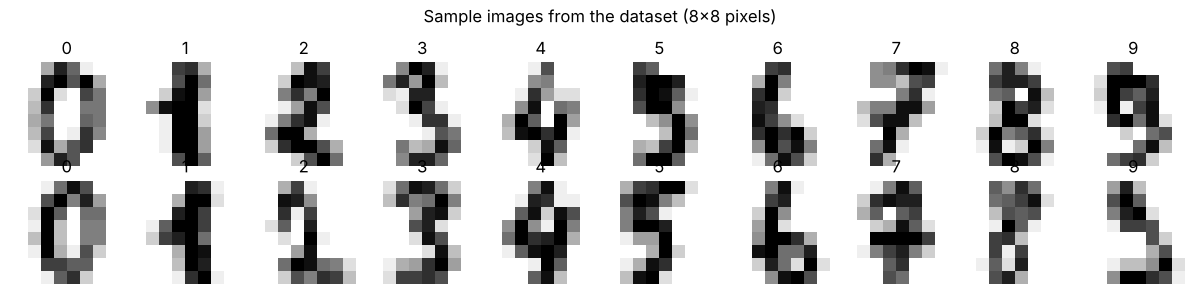
#> input picture models/sample_digits.png, 1200 x 300 px
$ python -i preprocess.py   (imports and definitions only)
#> lines starting #> are read from the running program, lines starting #| are printed output that depends on the picture; after the words box and inside, x2 and y2 are one past the last pixel; in counts of white or black regions, pixels touching at a corner belong together
#> further down, picture is the input picture: shape (300, 1200); min 0, max 255, mean 207.4
"""
preprocess.py
-------------
Turns a user's drawing / photo of a digit into the 8x8 format the model was
trained on (the scikit-learn `digits` dataset: 8x8 pixels, values 0-16,
white digit on black background, digit centred).

Steps:
  1. Convert to grayscale
  2. Make the digit light on a dark background (auto-detect or forced)
  3. Remove background noise (Otsu threshold)
  4. Crop tightly around the digit
  5. Scale the digit to the full height of the box (keeps the aspect ratio)
     and centre it - exactly how the training images are framed
  6. Shrink to 8x8 and scale pixel values to 0-16
"""

import cv2
import numpy as np
from PIL import Image


def image_to_gray(img):
    """PIL image -> 2D float array (0-255). Transparent pixels become white."""
    if img.mode in ("RGBA", "LA", "P"):
        img = img.convert("RGBA")
        background = Image.new("RGBA", img.size, (255, 255, 255, 255))
        img = Image.alpha_composite(background, img)
    return np.array(img.convert("L"), dtype=np.float32)


def preprocess_gray(gray, invert=None):
    """
    gray   : 2D array, values 0-255
    invert : True  -> input is a dark digit on light paper (flip it)
             False -> input is already a light digit on dark background
             None  -> decide automatically from the border pixels

    Returns (features, small_image) or None if no digit was found.
        features    : array of shape (1, 64), values 0-16
        small_image : array of shape (8, 8), values 0-16
    """
    g = gray.astype(np.float32)

    if invert is None:
        border = np.concatenate([g[0, :], g[-1, :], g[:, 0], g[:, -1]])
#> border = 3000 values from 255 to 255
        invert = np.median(border) > 127
#> invert = True
    if invert:
        g = 255.0 - g
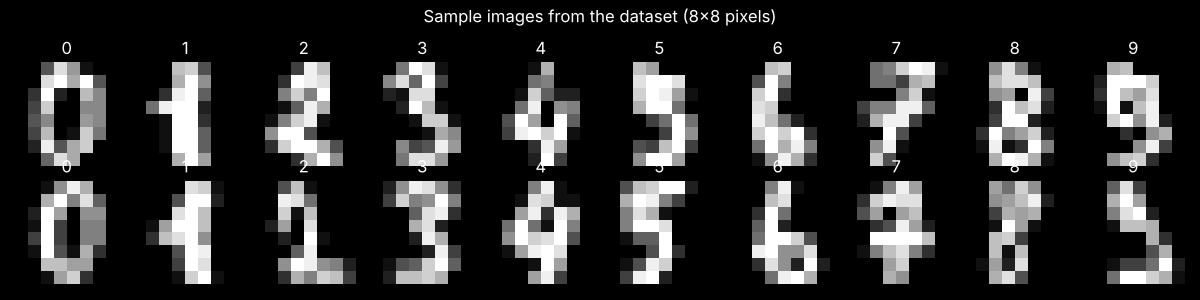
#> g: shape (300, 1200) float32; min 0, max 255, mean 47.6

    g = g - g.min()
    if g.max() < 20:  # blank canvas
        return None
    g = g / g.max()

    # Otsu threshold separates ink from background / paper noise
    g8 = (g * 255).astype(np.uint8)
    blurred = cv2.GaussianBlur(g8, (5, 5), 0)
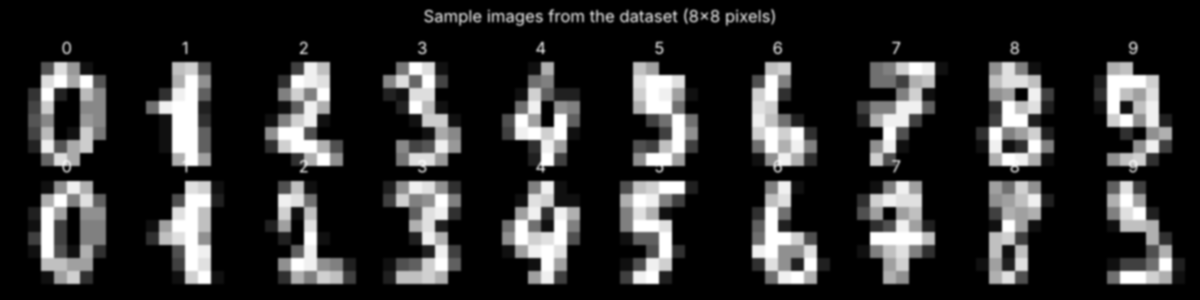
#> blurred: shape (300, 1200); min 0, max 255, mean 47.6
    _, mask = cv2.threshold(blurred, 0, 255, cv2.THRESH_BINARY + cv2.THRESH_OTSU)
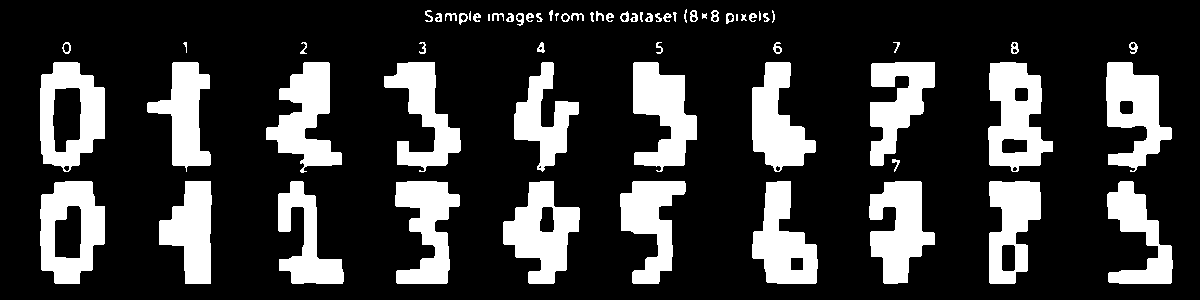
#> mask: shape (300, 1200); 21.8% white; 68 white regions (5 under 20 px), largest, box (x1, y1, x2, y2) and area: (988, 62, 1053, 172) 4437, (503, 181, 580, 284) 4302, (633, 62, 697, 172) 4232
    cleaned = np.where(mask > 0, g, 0.0)
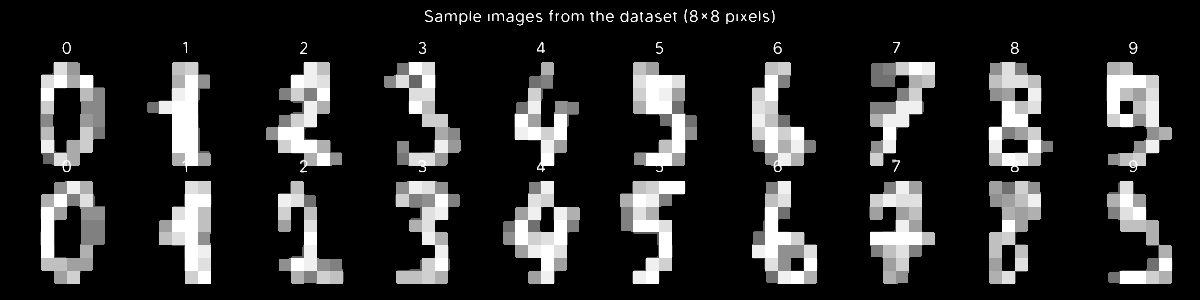
#> cleaned: shape (300, 1200) float32; min 0, max 1, mean 0.168

    ys, xs = np.nonzero(cleaned)
    if len(ys) < 10:
        return None

    # Tight crop around the digit
    digit = cleaned[ys.min():ys.max() + 1, xs.min():xs.max() + 1]
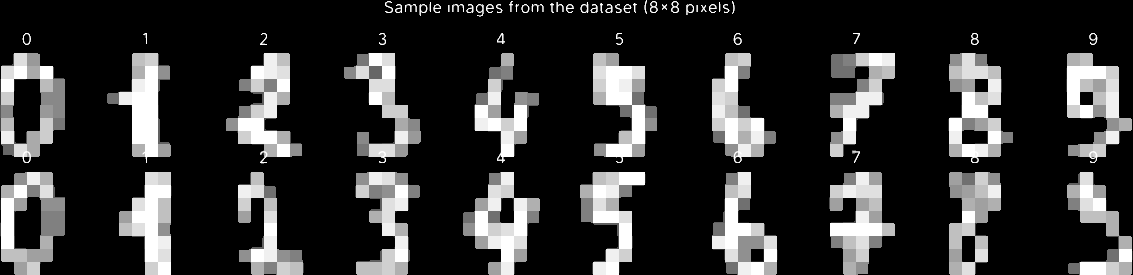
#> digit: shape (275, 1133) float32; min 0, max 1, mean 0.194

    # In the training dataset every digit is scaled to fill the FULL HEIGHT
    # of the 8x8 box (width follows the aspect ratio, digit is centred).
    # We do the same here on a 64x64 canvas (= 8 x 8 blocks of 8 pixels).
    size = 64
    h, w = digit.shape
#> h = 275; w = 1133
    scale = size / h
#> scale = 0.233
    new_h, new_w = size, max(1, int(round(w * scale)))
#> new_h = 64; new_w = 264
    if new_w > size:  # very wide shape: fit the width instead
        scale = size / w
#> scale = 0.0565
        new_h, new_w = max(1, int(round(h * scale))), size
#> new_h = 16; new_w = 64
    interp = cv2.INTER_AREA if scale < 1 else cv2.INTER_LINEAR
#> interp = 3
    resized = cv2.resize(digit, (new_w, new_h), interpolation=interp)

    canvas = np.zeros((size, size), dtype=np.float32)
    top, left = (size - new_h) // 2, (size - new_w) // 2
#> top = 24; left = 0
    canvas[top:top + new_h, left:left + new_w] = resized
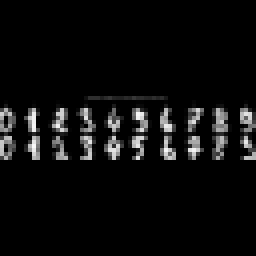
#> canvas: shape (64, 64) float32 (shown 4 times larger); min 0, max 0.974, mean 0.0486

    # Shrink to 8x8, scale to the 0-16 range used by the dataset
    small = cv2.resize(canvas, (8, 8), interpolation=cv2.INTER_AREA)
    if small.max() > 0:
        small = small / small.max() * 16.0
    return small.reshape(1, 64), small

>>> import cv2
>>> picture = cv2.imread('models/sample_digits.png', cv2.IMREAD_GRAYSCALE)
>>> result = preprocess_gray(picture)

$ run again, on models/confusion_matrix.png
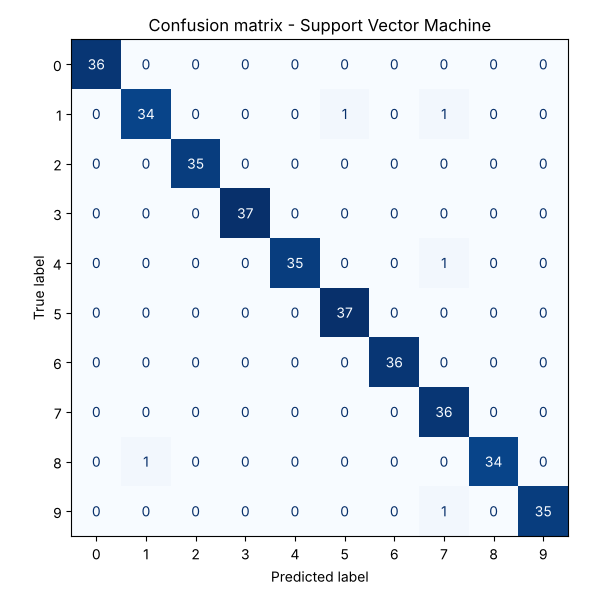
#> input picture models/confusion_matrix.png, 600 x 600 px
#> border = 2400 values from 255 to 255
#> invert = True
#> in preprocess_gray, `_, mask = cv2.threshold(blurred, 0, 255, cv2.THRESH_BINARY + cv2.THRES..`:
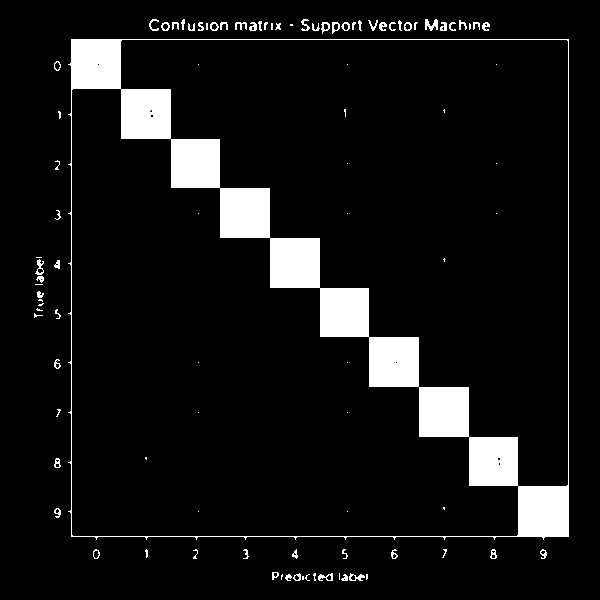
#> mask: shape (600, 600); 8.1% white; 97 white regions (40 under 20 px), largest, box (x1, y1, x2, y2) and area: (68, 39, 569, 540) 26683, (425, 19, 438, 31) 95, (35, 259, 44, 275) 66
#> in preprocess_gray, `canvas[top:top + new_h, left:left + new_w] = resized`:
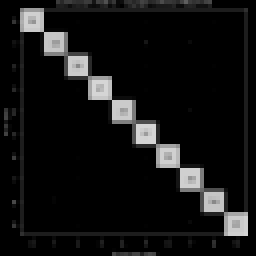
#> canvas: shape (64, 64) float32 (shown 4 times larger); min 0, max 0.835, mean 0.0734
